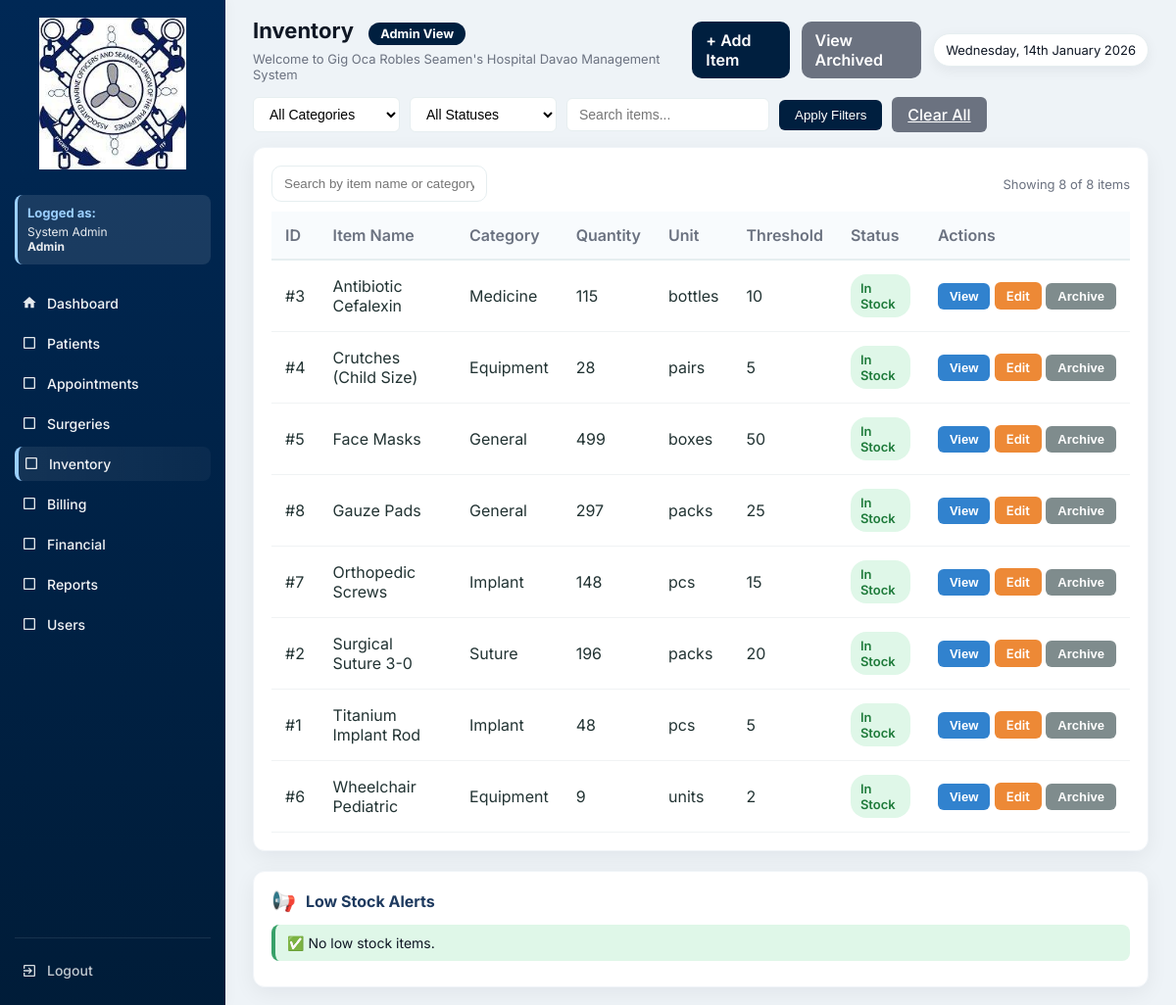
Page /inventory.php (signed in) on the earlier database version.
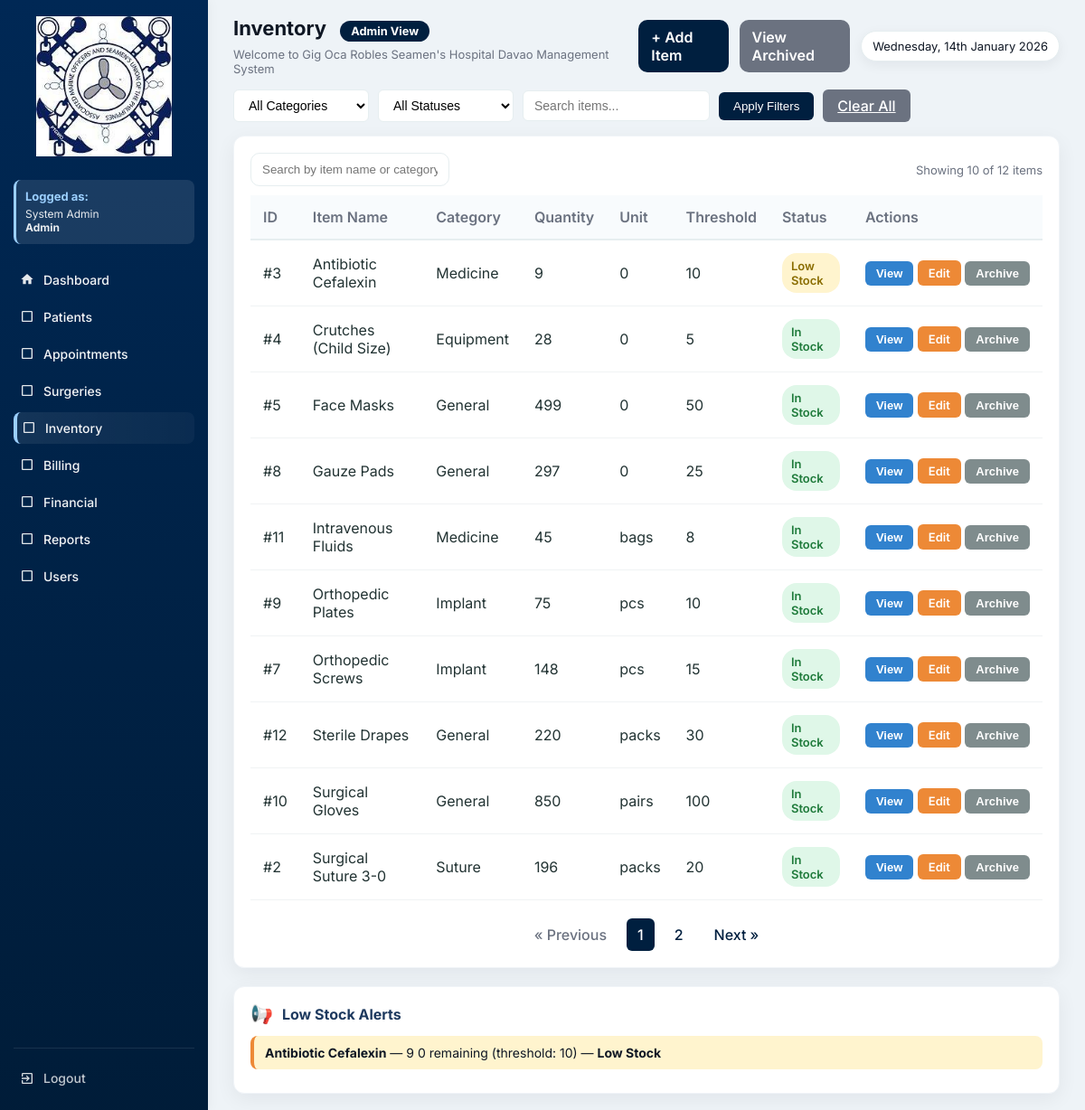
Same page on the later database version.
### tables this page shows
CREATE TABLE `inventory_items` (
  `id` int(11) NOT NULL,
  `item_name` varchar(150) DEFAULT NULL,
  `category` enum('Implant','Medicine','Suture','Equipment','General') DEFAULT NULL,
  `quantity` int(11) DEFAULT NULL,
  `threshold` int(11) DEFAULT 5,
  `unit` varchar(50) DEFAULT NULL,
  `updated_at` timestamp NOT NULL DEFAULT current_timestamp() ON UPDATE current_timestamp(),
  `is_archived` tinyint(1) DEFAULT 0,
  `archived_at` datetime DEFAULT NULL,
  `archived_by` int(11) DEFAULT NULL
);

### functions.php (called while the page is built, shortened)
<?php
function fetchAll($conn, $sql, $types = null, $params = [])
{
    $stmt = $conn->prepare($sql);
    $stmt->execute();
    $res = $stmt->get_result();
    $rows = $res->fetch_all(MYSQLI_ASSOC);
    return $rows;
}
function fetchOne($conn, $sql, $types = null, $params = [])
{
    $stmt = $conn->prepare($sql);
    if ($types) {
        $stmt->bind_param($types, ...$params);
    }
    $stmt->execute();
    $res = $stmt->get_result();
    $row = $res->fetch_assoc();
    return $row;
}
function h($s){
    return htmlspecialchars($s, ENT_QUOTES);
}
?>

### inventory.php (the view, shortened to what the changed rows need)
<?php
require 'config.php';
require 'functions.php';
$current_role = $_SESSION['role'] ?? 'Guest';
$role_permissions = [
    'Admin' => [
        'dashboard.php' => 'Dashboard',
        'patients.php' => 'Patients',
        'appointments.php' => 'Appointments',
        'surgeries.php' => 'Surgeries',
        'inventory.php' => 'Inventory',
        'billing.php' => 'Billing',
        'financials.php' => 'Financial',
        'reports.php' => 'Reports',
        'users.php' => 'Users'
    ],
    'Doctor' => [
        'dashboard.php' => 'Dashboard',
        'patients.php' => 'Patients',
        'appointments.php' => 'Appointments',
        'surgeries.php' => 'Surgeries',
        'inventory.php' => 'Inventory',
        'reports.php' => 'Reports'
    ],
    'Nurse' => [
        'dashboard.php' => 'Dashboard',
        'patients.php' => 'Patients',
        'appointments.php' => 'Appointments',
        'inventory.php' => 'Inventory',
        'reports.php' => 'Reports'
    ],
    'Staff' => [
        'dashboard.php' => 'Dashboard',
        'patients.php' => 'Patients',
        'appointments.php' => 'Appointments',
        'reports.php' => 'Reports'
    ],
    'Inventory' => [
        'dashboard.php' => 'Dashboard',
        'inventory.php' => 'Inventory',
        'reports.php' => 'Reports'
    ],
    'Billing' => [
        'dashboard.php' => 'Dashboard',
        'billing.php' => 'Billing',
        'financials.php' => 'Financial',
        'reports.php' => 'Reports'
    ],
    'SocialWorker' => [
        'dashboard.php' => 'Dashboard',
        'financials.php' => 'Financial',
        'reports.php' => 'Reports'
    ]
];
$allowed_pages = $role_permissions[$current_role] ?? ['dashboard.php' => 'Dashboard'];
$filter = $_GET['filter'] ?? '';
$category_filter = $_GET['category'] ?? '';
$status_filter = $_GET['status'] ?? '';
$search_term = $_GET['search'] ?? '';
$current_user_id = $_SESSION['user_id'] ?? 0;
$current_user = fetchOne($conn, "SELECT role FROM users WHERE id = ?", "i", [$current_user_id]);
$is_admin = ($current_user['role'] ?? '') === 'Admin';
$is_inventory = ($current_user['role'] ?? '') === 'Inventory';
$table_check = fetchOne($conn, "SHOW COLUMNS FROM inventory_items LIKE 'is_archived'");
$has_archive_columns = $table_check !== null;
$items_per_page = 10;
$current_page = isset($_GET['page']) ? max(1, intval($_GET['page'])) : 1;
$offset = ($current_page - 1) * $items_per_page;
$show_archived = isset($_GET['show']) && $_GET['show'] === 'archived';
if ($has_archive_columns) {
    $where_conditions = $show_archived ? ["i.is_archived = 1"] : ["i.is_archived = 0"];
} else {
    $where_conditions = ["1=1"];
    $show_archived = false;
}
$where_clause = !empty($where_conditions) ? 'WHERE ' . implode(' AND ', $where_conditions) : '';
$total_items_query = "SELECT COUNT(*) as total FROM inventory_items i $where_clause";
$total_items_result = mysqli_query($conn, $total_items_query);
$total_items_row = mysqli_fetch_assoc($total_items_result);
$total_items = $total_items_row['total'];
$total_pages = ceil($total_items / $items_per_page);
$query = "
    SELECT i.*" .
    ($has_archive_columns ? ", arch_user.full_name AS archived_by_name" : "") . "
    FROM inventory_items i" .
    ($has_archive_columns ? " LEFT JOIN users arch_user ON i.archived_by = arch_user.id" : "") . "
    $where_clause
    ORDER BY i.item_name
    LIMIT $offset, $items_per_page
";
$rows = fetchAll($conn, $query, null, []);
$low_stock_where = $has_archive_columns ? "is_archived = 0 AND quantity <= threshold" : "quantity <= threshold";
if (!empty($where_conditions)) {
    $low_stock_where = "quantity <= threshold";
}
$low_stock_items = fetchAll($conn, "SELECT * FROM inventory_items WHERE {$low_stock_where} ORDER BY quantity ASC", null, []);
$categories = fetchAll($conn, "SELECT DISTINCT category FROM inventory_items WHERE category IS NOT NULL AND category != '' ORDER BY category", null, []);
?>
<!DOCTYPE html>
<html lang="en">
<head>
</head>
<body>
  <div class="app">
    <aside class="sidebar" id="sidebar">
      <nav class="menu" id="mainMenu">
        <?php foreach($allowed_pages as $page => $label): ?>
          <?php if($page !== 'dashboard.php'): ?>
            <a href="<?php echo $page; ?>" class="menu-item <?php echo basename($_SERVER['PHP_SELF']) == $page ? 'active' : ''; ?>">
              <span class="icon">
                <?php
                  $icons = [
                    'patients.php' => '<svg viewBox="0 0 24 24" fill="currentColor"><path d="M12 12c2.21 0 4-1.79 4-4s-1.79-4-4-4-4 1.79-4 4 1.79 4 4 4zm0 2c-2.67 0-8 1.34-8 4v2h16v-2c0-2.66-5.33-4-8-4z"/></svg>',
                    'appointments.php' => '<svg viewBox="0 0 24 24" fill="currentColor"><path d="M19 3h-1V1h-2v2H8V1H6v2H5c-1.11 0-1.99.9-1.99 2L3 19c0 1.1.89 2 2 2h14c1.1 0 2-.9 2-2V5c0-1.1-.9-2-2-2zm0 16H5V8h14v11zM7 10h5v5H7z"/></svg>',
                    'surgeries.php' => '<svg viewBox="0 0 24 24" fill="currentColor"><path d="M12 2C8.13 2 5 5.13 5 9c0 5.25 7 13 7 13s7-7.75 7-13c0-3.87-3.13-7-7-7zm0 9.5c-1.38 0-2.5-1.12-2.5-2.5s1.12-2.5 2.5-2.5 2.5 1.12 2.5 2.5-1.12 2.5-2.5 2.5z"/></svg>',
                    'inventory.php' => '<svg viewBox="0 0 24 24" fill="currentColor"><path d="M20 8h-3V4H7v4H4v14h16V8zM9 6h6v2H9V6zm11 14H4v-9h16v9zm-7-7H8v-2h5v2z"/></svg>',
                    'billing.php' => '<svg viewBox="0 0 24 24" fill="currentColor"><path d="M11.8 10.9c-2.27-.59-3-1.2-3-2.15 0-1.09 1.01-1.85 2.7-1.85 1.78 0 2.44.85 2.5 2.1h2.21c-.07-1.72-1.12-3.3-3.21-3.81V3h-3v2.16c-1.94.42-3.5 1.68-3.5 3.61 0 2.31 1.91 3.46 4.7 4.13 2.5.6 3 1.48 3 2.41 0 .69-.49 1.79-2.7 1.79-2.06 0-2.87-.92-2.98-2.1h-2.2c.12 2.19 1.76 3.42 3.68 3.83V21h3v-2.15c1.95-.37 3.5-1.5 3.5-3.55 0-2.84-2.43-3.81-4.7-4.4z"/></svg>',
                    'financials.php' => '<svg viewBox="0 0 24 24" fill="currentColor"><path d="M3 13h8V3H3v10zm0 8h8v-6H3v6zm10 0h8V11h-8v10zm0-18v6h8V3h-8z"/></svg>',
                    'reports.php' => '<svg viewBox="0 0 24 24" fill="currentColor"><path d="M19 3H5c-1.1 0-2 .9-2 2v14c0 1.1.9 2 2 2h14c1.1 0 2-.9 2-2V5c0-1.1-.9-2-2-2zM9 17H7v-7h2v7zm4 0h-2V7h2v10zm4 0h-2v-4h2v4z"/></svg>',
                    'users.php' => '<svg viewBox="0 0 24 24" fill="currentColor"><path d="M16 11c1.66 0 2.99-1.34 2.99-3S17.66 5 16 5c-1.66 0-3 1.34-3 3s1.34 3 3 3zm-8 0c1.66 0 2.99-1.34 2.99-3S9.66 5 8 5C6.34 5 5 6.34 5 8s1.34 3 3 3zm0 2c-2.33 0-7 1.17-7 3.5V19h14v-2.5c0-2.33-4.67-3.5-7-3.5zm8 0c-.29 0-.62.02-.97.05 1.16.84 1.97 1.97 1.97 3.45V19h6v-2.5c0-2.33-4.67-3.5-7-3.5z"/></svg>'
                  ];
                  echo $icons[$page] ?? '<svg viewBox="0 0 24 24" fill="currentColor"><path d="M19 5v14H5V5h14m0-2H5c-1.1 0-2 .9-2 2v14c0 1.1.9 2 2 2h14c1.1 0 2-.9 2-2V5c0-1.1-.9-2-2-2z"/></svg>';
                ?>
              </span>
              <span class="label"><?php echo $label; ?></span>
            </a>
          <?php endif; ?>
        <?php endforeach; ?>
      </nav>
    </aside>
    <div class="main" id="mainContent">
      <div class="topbar">
        <div class="top-left">
          <h1>Inventory <?php echo $show_archived ? '(Archived)' : ''; ?>
            <span class="role-badge role-<?php echo strtolower($current_role); ?>">
              <?php echo htmlspecialchars($current_role); ?> View
            </span>
          </h1>
        </div>
      </div>
      <div class="table-wrap" id="inventorySection">
        <div class="table-controls">
          <div class="left-controls">
            <input type="text" id="searchInput" class="search-input" placeholder="Search by item name or category">
          </div>
          <div class="muted">Showing <span id="rowCount"><?php echo count($rows); ?></span> of <?php echo number_format($total_items); ?> items</div>
        </div>
        <table id="inventoryTable" aria-label="Inventory table">
          <thead>
            <tr>
              <th>ID</th>
              <th>Item Name</th>
              <th>Category</th>
              <th>Quantity</th>
              <th>Unit</th>
              <th>Threshold</th>
              <th>Status</th>
              <th>Actions</th>
            </tr>
          </thead>
          <tbody>
            <?php if (count($rows) > 0): ?>
              <?php foreach($rows as $r): ?>
                <?php
                if ($r['quantity'] <= 0) {
                    $stock_status = 'Out of Stock';
                    $stock_class = 'out-of-stock';
                } elseif ($r['quantity'] <= $r['threshold']) {
                    $stock_status = 'Low Stock';
                    $stock_class = 'low-stock';
                } else {
                    $stock_status = 'In Stock';
                    $stock_class = 'in-stock';
                }
                $row_class = ($has_archive_columns && !empty($r['is_archived'])) ? 'style="background-color: rgba(149, 165, 166, 0.1);"' : '';
                ?>
                <tr data-item-id="<?php echo h($r['id']); ?>" <?php echo $row_class; ?>>
                  <td>#<?php echo h($r['id']); ?></td>
                  <td><?php echo h($r['item_name'] ?? ''); ?></td>
                  <td><?php echo h($r['category'] ?? ''); ?></td>
                  <td><?php echo h($r['quantity']); ?></td>
                  <td><?php echo h($r['unit'] ?? ''); ?></td>
                  <td><?php echo h($r['threshold']); ?></td>
                  <td>
                    <span class="status <?php echo $stock_class; ?>"><?php echo $stock_status; ?></span>
                  </td>
                  <td style="white-space: nowrap;">
                    <button type="button" class="btn" onclick="viewItem(<?php echo h($r['id']); ?>)" style="background: #3182ce; color: white; padding: 6px 12px; border-radius: 6px; border: none; font-size: 13px; transition: all 0.2s ease;">View</button>
                    <?php if (!$has_archive_columns || empty($r['is_archived'])): ?>
                      <a href="inventory_form.php?id=<?php echo h($r['id']); ?>" class="btn" style="background: #ed8936; color: white; padding: 6px 12px; border-radius: 6px; text-decoration: none; font-size: 13px; transition: all 0.2s ease; display: inline-block;">Edit</a>
                    <?php elseif (($is_admin || $is_inventory)): ?>
                      <a href="inventory_form.php?id=<?php echo h($r['id']); ?>" class="btn" style="background: #ed8936; color: white; padding: 6px 12px; border-radius: 6px; text-decoration: none; font-size: 13px; transition: all 0.2s ease; display: inline-block;">Edit</a>
                    <?php endif; ?>
                    <?php if ($has_archive_columns && ($is_admin || $is_inventory)): ?>
                      <?php $itemName = addslashes($r['item_name'] ?? ''); ?>
                      <?php if (!empty($r['is_archived'])): ?>
                        <button type="button" class="btn" onclick="confirmRestore(<?php echo h($r['id']); ?>, '<?php echo h($itemName); ?>')" style="background: #95a5a6; color: white; padding: 6px 12px; border-radius: 6px; border: none; font-size: 13px; transition: all 0.2s ease;">Restore</button>
                      <?php else: ?>
                        <button type="button" class="btn" onclick="confirmArchive(<?php echo h($r['id']); ?>, '<?php echo h($itemName); ?>')" style="background: #7f8c8d; color: white; padding: 6px 12px; border-radius: 6px; border: none; font-size: 13px; transition: all 0.2s ease;">Archive</button>
                      <?php endif; ?>
                    <?php endif; ?>
                  </td>
                </tr>
              <?php endforeach; ?>
            <?php endif; ?>
          </tbody>
        </table>
        <?php if ($total_pages > 1): ?>
        <div class="pagination">
          <?php if ($current_page > 1): ?>
            <a href="?page=<?php echo $current_page - 1; ?><?php echo $show_archived ? '&show=archived' : ''; ?><?php echo !empty($filter) ? "&filter=$filter" : ''; ?><?php echo !empty($category_filter) ? "&category=$category_filter" : ''; ?><?php echo !empty($status_filter) ? "&status=$status_filter" : ''; ?><?php echo !empty($search_term) ? "&search=$search_term" : ''; ?>">&laquo; Previous</a>
          <?php else: ?>
            <span class="disabled">&laquo; Previous</span>
          <?php endif; ?>
          <?php
          $start_page = max(1, $current_page - 2);
          $end_page = min($total_pages, $current_page + 2);
          for ($i = $start_page; $i <= $end_page; $i++): ?>
            <?php if ($i == $current_page): ?>
              <span class="current"><?php echo $i; ?></span>
            <?php else: ?>
              <a href="?page=<?php echo $i; ?><?php echo $show_archived ? '&show=archived' : ''; ?><?php echo !empty($filter) ? "&filter=$filter" : ''; ?><?php echo !empty($category_filter) ? "&category=$category_filter" : ''; ?><?php echo !empty($status_filter) ? "&status=$status_filter" : ''; ?><?php echo !empty($search_term) ? "&search=$search_term" : ''; ?>"><?php echo $i; ?></a>
            <?php endif; ?>
          <?php endfor; ?>
          <?php if ($current_page < $total_pages): ?>
            <a href="?page=<?php echo $current_page + 1; ?><?php echo $show_archived ? '&show=archived' : ''; ?><?php echo !empty($filter) ? "&filter=$filter" : ''; ?><?php echo !empty($category_filter) ? "&category=$category_filter" : ''; ?><?php echo !empty($status_filter) ? "&status=$status_filter" : ''; ?><?php echo !empty($search_term) ? "&search=$search_term" : ''; ?>">Next &raquo;</a>
          <?php else: ?>
            <span class="disabled">Next &raquo;</span>
          <?php endif; ?>
        </div>
        <?php endif; ?>
      </div>
      <div class="alerts-wrap">
        <div class="alerts-header">
          <span style="font-size: 20px;">📢</span>
          <h4>Low Stock Alerts</h4>
        </div>
        <?php if (empty($low_stock_items)): ?>
          <div class="alert-item alert-success-bg">
            ✅ No low stock items.
          </div>
        <?php else: ?>
          <?php foreach($low_stock_items as $l): ?>
            <?php
            $alert_class = $l['quantity'] == 0 ? 'alert-danger-bg' : 'alert-warning-bg';
            $urgency_text = $l['quantity'] == 0 ? 'Out of Stock!' : 'Low Stock';
            ?>
            <div class="alert-item <?php echo $alert_class; ?>">
              <strong><?php echo h($l['item_name']); ?></strong> — <?php echo $l['quantity']; ?> <?php echo h($l['unit']); ?> remaining (threshold: <?php echo $l['threshold']; ?>) — <strong><?php echo $urgency_text; ?></strong>
            </div>
          <?php endforeach; ?>
        <?php endif; ?>
      </div>
    </div>
  </div>
</body>
</html>

Differences in the rows shown:
no longer on this page (row edited): inventory_items: id "1", item_name "Titanium Implant Rod", category "Implant", quantity "48", unit "pcs", threshold "5", stock_status "In Stock", shown under "Inventory Admin View"
no longer on this page (row edited): inventory_items: id "6", item_name "Wheelchair Pediatric", category "Equipment", quantity "9", unit "units", threshold "2", stock_status "In Stock", shown under "Inventory Admin View"
now on one of the page's lists (row edited): inventory_items: item_name "Antibiotic Cefalexin", quantity "9", unit "0", threshold "10", quantity "Low Stock"
changed inventory_items "Antibiotic Cefalexin": quantity "115" → "9"; unit "bottles" → "0"; stock_status "In Stock" → "Low Stock"
changed inventory_items "Crutches (Child Size)": unit "pairs" → "0"
changed inventory_items "Face Masks": unit "boxes" → "0"
changed inventory_items "Gauze Pads": unit "packs" → "0"
added inventory_items: id "11", item_name "Intravenous Fluids", category "Medicine", quantity "45", unit "bags", threshold "8", stock_status "In Stock", shown under "Inventory Admin View"
added inventory_items: id "9", item_name "Orthopedic Plates", category "Implant", quantity "75", unit "pcs", threshold "10", stock_status "In Stock", shown under "Inventory Admin View"
added inventory_items: id "12", item_name "Sterile Drapes", category "General", quantity "220", unit "packs", threshold "30", stock_status "In Stock", shown under "Inventory Admin View"
added inventory_items: id "10", item_name "Surgical Gloves", category "General", quantity "850", unit "pairs", threshold "100", stock_status "In Stock", shown under "Inventory Admin View"
Other differences:
count($rows): "8" → "10"
$total_items: "8" → "12"
text no longer shown: "✅ No low stock items."
text now shown: "« Previous Next »"
new list line: "1"
new list line: "2"
